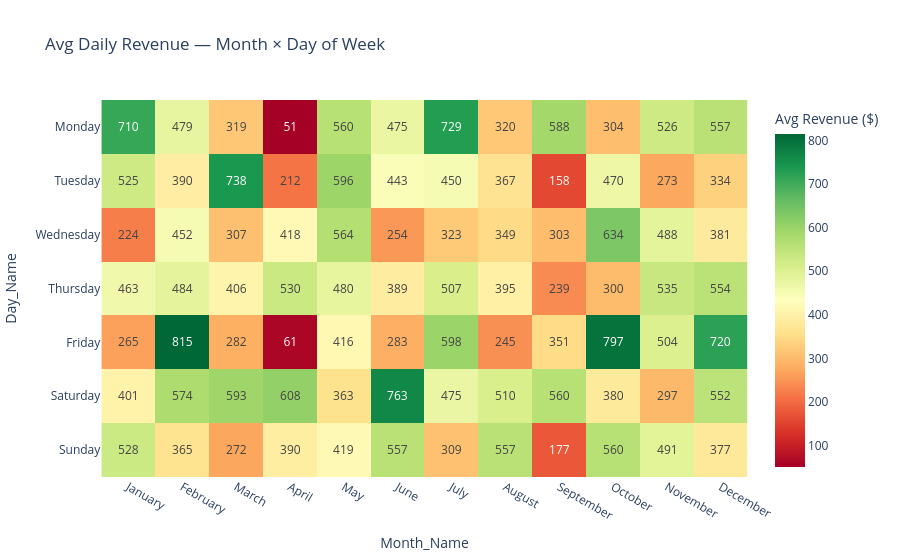

This figure's notebook cell:
### Code cell
# --- [Section 5.2: Month × Day-of-Week Sales Heatmap] ---
# A 2D heatmap showing average revenue for each Month × Day combination.
# Reveals both monthly seasonality AND weekly rhythm simultaneously.

pivot = df_feat.pivot_table(
    values='Total Amount',
    index='Day_Name',
    columns='Month_Name',
    aggfunc='mean'
)
# Reorder days and months naturally
day_order   = ['Monday','Tuesday','Wednesday','Thursday','Friday','Saturday','Sunday']
month_order = ['January','February','March','April','May','June',
               'July','August','September','October','November','December']
pivot = pivot.reindex(index=[d for d in day_order if d in pivot.index],
                      columns=[m for m in month_order if m in pivot.columns])

fig = px.imshow(pivot, text_auto='.0f', color_continuous_scale='RdYlGn',
                title='Avg Daily Revenue — Month × Day of Week',
                labels={'color':'Avg Revenue ($)'})
fig.update_layout(template='plotly_white')
fig.show()

### Figure 1 — Plotly figure (JSON) as saved in the notebook; plotly's stock layout.template omitted (floating-point values rounded to 4 significant figures)
{"data": [{"coloraxis": "coloraxis", "hovertemplate": "Month_Name: %{x}<br>Day_Name: %{y}<br>Avg Revenue ($): %{z}<extra></extra>", "name": "0", "texttemplate": "%{z:.0f}", "type": "heatmap", "x": ["January", "February", "March", "April", "May", "June", "July", "August", "September", "October", "November", "December"], "xaxis": "x", "y": ["Monday", "Tuesday", "Wednesday", "Thursday", "Friday", "Saturday", "Sunday"], "yaxis": "y", "z": [[709.7, 478.7, 318.9, 51, 559.7, 475, 729, 320, 587.8, 304.4, 526.2, 557.3], [525, 389.6, 737.8, 211.8, 595.7, 442.5, 450, 367.4, 158, 469.7, 272.7, 334.1], [224.3, 452.1, 306.8, 417.8, 564.3, 254.2, 322.5, 348.8, 302.5, 634.4, 487.7, 381], [462.5, 484.2, 405.6, 530.4, 480, 389.3, 507.1, 395.4, 238.9, 300.4, 535.3, 554.4], [264.5, 814.7, 282.3, 61, 415.8, 283.3, 598.4, 245, 351, 796.9, 503.5, 720], [400.8, 573.8, 593.1, 608.4, 362.7, 763, 474.6, 510, 560, 380, 296.7, 551.9], [528.2, 365, 271.7, 390.2, 419.2, 557.3, 309.4, 557.2, 176.7, 560.3, 490.6, 377]]}], "layout": {"coloraxis": {"colorbar": {"title": {"text": "Avg Revenue ($)"}}, "colorscale": [[0, "rgb(165,0,38)"], [0.1, "rgb(215,48,39)"], [0.2, "rgb(244,109,67)"], [0.3, "rgb(253,174,97)"], [0.4, "rgb(254,224,139)"], [0.5, "rgb(255,255,191)"], [0.6, "rgb(217,239,139)"], [0.7, "rgb(166,217,106)"], [0.8, "rgb(102,189,99)"], [0.9, "rgb(26,152,80)"], [1, "rgb(0,104,55)"]]}, "title": {"text": "Avg Daily Revenue — Month × Day of Week"}, "xaxis": {"anchor": "y", "constrain": "domain", "domain": [0, 1], "scaleanchor": "y", "title": {"text": "Month_Name"}}, "yaxis": {"anchor": "x", "autorange": "reversed", "constrain": "domain", "domain": [0, 1], "title": {"text": "Day_Name"}}}}
